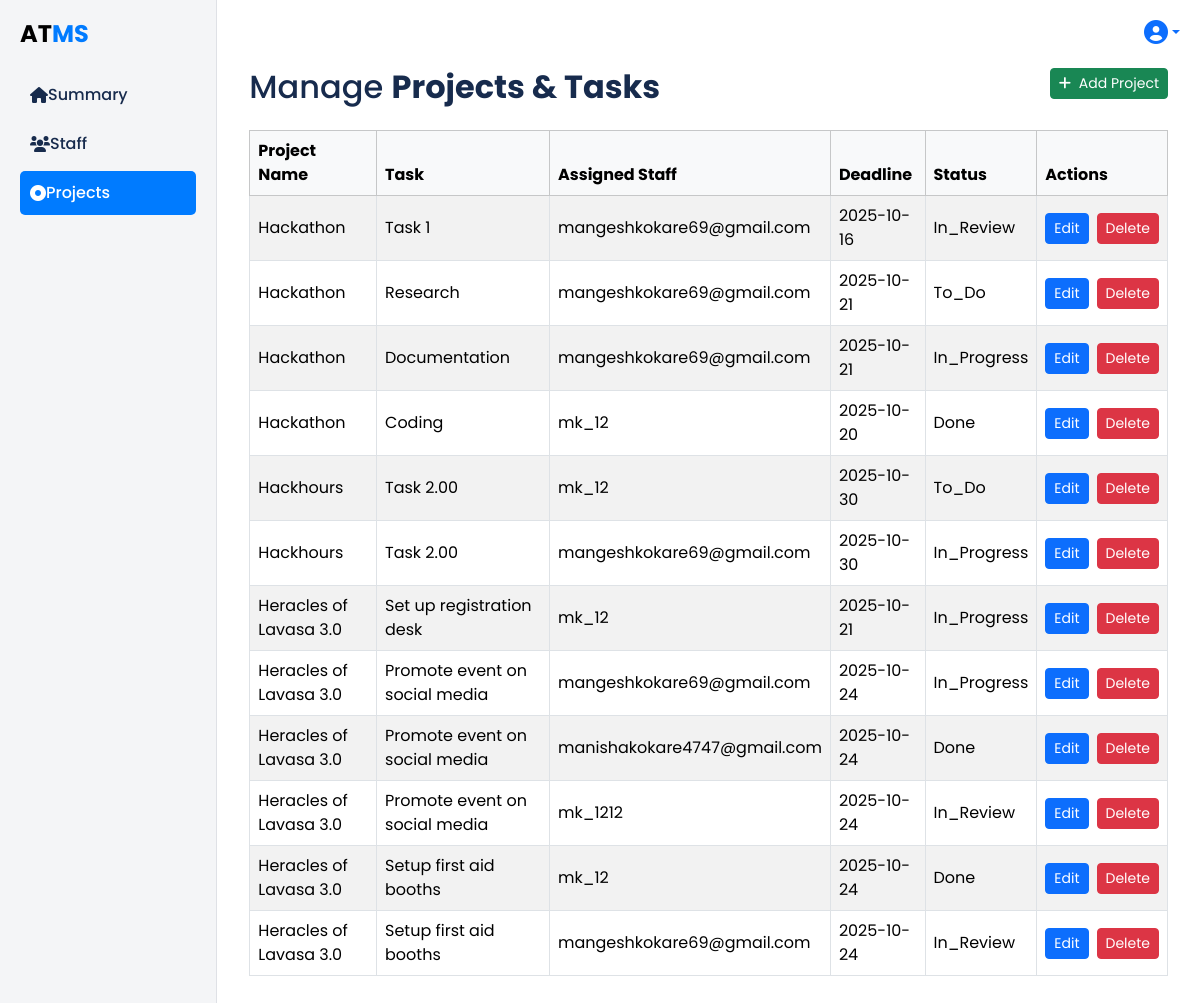
The page /accounts/hod_projects/ (signed in) on the database its author committed.
### accounts/models.py (models this page shows, shortened)
class Project(models.Model):
    name = models.CharField(max_length=255)
    description = models.TextField(blank=True, null=True)
    created_by = models.ForeignKey(settings.AUTH_USER_MODEL, on_delete=models.SET_NULL, null=True, related_name='projects_created')
    created_at = models.DateTimeField(default=timezone.now)
    department = models.ManyToManyField('Department', blank=True)  # link project to a department

class Task(models.Model):
    STATUS_CHOICES = [
        ('to_do', 'To Do'),
        ('in_progress', 'In Progress'),
        ('in_review', 'In Review'),
        ('done', 'Done'),
    ]
    PRIORITY_CHOICES = [
        ('low', 'Low'),
        ('medium', 'Medium'),
        ('high', 'High'),
    ]
    title = models.CharField(max_length=255)
    description = models.TextField()
    assigned_to = models.ForeignKey(
        'CustomUser',
        on_delete=models.CASCADE,
        related_name='assigned_tasks',
        limit_choices_to={'role': 'student'},
        null=True,  # now optional to allow team assignment
        blank=True
    )
    assigned_by = models.ForeignKey(
        'CustomUser',
        on_delete=models.CASCADE,
        related_name='created_tasks',
        limit_choices_to={'role': 'staff'}
    )
    project = models.ForeignKey(Project, on_delete=models.CASCADE, related_name='tasks', null=True, blank=True)
    team = models.ForeignKey(
        'Team',
        on_delete=models.CASCADE,
        related_name='tasks',
        null=True,
        blank=True
    )
    parent_task = models.ForeignKey('self', on_delete=models.CASCADE, related_name='subtasks', null=True, blank=True)
    status = models.CharField(max_length=20, choices=STATUS_CHOICES, default='to_do')
    priority = models.CharField(max_length=20, choices=PRIORITY_CHOICES, default='medium')
    due_date = models.DateField(null=True, blank=True)
    created_at = models.DateTimeField(auto_now_add=True)
    updated_at = models.DateTimeField(auto_now=True)
    sprint = models.CharField(max_length=100, blank=True)
    start_time = models.DateTimeField(null=True, blank=True)
    end_time = models.DateTimeField(null=True, blank=True)
    total_time = models.DurationField(null=True, blank=True)  # stores timedelta
    total_time_seconds = models.PositiveIntegerField(default=0)  # optional for aggregation

class CustomUser(AbstractUser):
    emp_id = models.CharField(max_length=20, blank=True, null=True)
    campus = models.ForeignKey('Campus', on_delete=models.SET_NULL, null=True, blank=True)
    school = models.ForeignKey('School', on_delete=models.SET_NULL, null=True, blank=True)
    department = models.ManyToManyField('Department', blank=True)
    phone_number = models.CharField(max_length=15, blank=True, null=True)
    gender = models.CharField(max_length=10, blank=True, null=True)
    phone_no = models.CharField(max_length=15, blank=True, null=True)
    role = models.CharField(
        max_length=10,
        choices=[('admin', 'Admin'), ('hod', 'HOD'), ('staff', 'Staff'), ('student', 'Student')],
        blank=True, null=True,
    )
    email = models.EmailField(unique=True)
    USERNAME_FIELD = 'email'  # login using email
    REQUIRED_FIELDS = ['username']        # must NOT include 'email'

### accounts/views.py (the view, shortened to what this page needs)
# urls.py: path('hod_projects/', views.hod_projects, name='hod_projects'),
@login_required
def hod_projects(request):
    hod_user = request.user
    hod_departments = hod_user.department.all()
    staff_qs = CustomUser.objects.filter(role='staff', department__in=hod_departments).distinct()
    projects = Project.objects.filter(
        Q(department__in=hod_departments) |
        Q(tasks__assigned_to__in=staff_qs)
    ).distinct()
    hod_schools = School.objects.filter(department__in=hod_departments).distinct()
    hod_campuses = Campus.objects.filter(school__in=hod_schools).distinct()
    context = {
        "campuses": hod_campuses,
        "schools": hod_schools,
        "departments": hod_departments,
        "staff": staff_qs,
        "projects": projects,
    }
    return render(request, "accounts/hod_project.html", context)

### accounts/context_processors.py (called while the page is built)
def all_projects(request):
    projects = Project.objects.all()
    return {'projects': projects}

def global_teams_and_students(request):
    teams = Team.objects.all()
    students = User.objects.filter(role='staff')
    return {
        'teams': teams,
        'students': students
    }

### accounts/templates/accounts/hod_project.html (shortened to what this page needs)
{% extends 'hod_base.html' %}
{% load static %}
{% block content %}
<div class="container mt-4">
    <div class="row mb-3">
        <div class="col-sm-6">
            <h2>Manage <b>Projects & Tasks</b></h2>
        </div>
        <div class="col-sm-6 text-end">
            <button class="btn btn-success btn-sm" data-bs-toggle="collapse" data-bs-target="#addProjectForm">
                <i class="fa fa-plus me-1"></i> Add Project
            </button>
        </div>
    </div>
    {% if projects %}
    <div class="table-responsive">
        <table class="table table-striped table-bordered table-hover align-middle">
            <thead class="table-light">
                <tr>
                    <th>Project Name</th>
                    <th>Task</th>
                    <th>Assigned Staff</th>
                    <th>Deadline</th>
                    <th>Status</th>
                    <th>Actions</th>
                </tr>
            </thead>
            <tbody>
                {% for project in projects %}
                    {% if project.tasks.exists %}
                        {% for task in project.tasks.all %}
                        <tr data-task-id="{{ task.id }}">
                            <form method="POST" action="{% url 'accounts:update_task' task.id %}">
                                <td>
                                    <span class="display-text">{{ project.name }}</span>
                                </td>
                                <td>
                                    <span class="display-text">{{ task.title }}</span>
                                </td>
                                <td>
                                    <span class="display-text">{{ task.assigned_to.username }}</span>
                                </td>
                                <td>
                                    <span class="display-text">{{ task.due_date|date:'Y-m-d' }}</span>
                                </td>
                                <td>
                                    <span class="display-text">{{ task.status|title }}</span>
                                </td>
                                <td>
                                    <div class="d-flex gap-2">
                                        <button type="button" class="btn btn-primary btn-sm edit-btn">Edit</button>
                                        <a href="{% url 'accounts:delete_task' task.id %}" class="btn btn-danger btn-sm" onclick="return confirm('Are you sure you want to delete this task?');">Delete</a>
                                    </div>
                                </td>
                            </form>
                        </tr>
                        {% endfor %}
                    {% else %}
                        <tr>
                            <td>{{ project.name }}</td>
                            <td colspan="5" class="text-center text-muted">No tasks added</td>
                        </tr>
                    {% endif %}
                {% endfor %}
            </tbody>
        </table>
    </div>
    {% else %}
        <p class="text-muted">No projects found.</p>
    {% endif %}
</div>
{% endblock %}

### templates/hod_base.html (style rules this page uses)
:root { --hod-blue: #007bff; --sidebar-bg: #f4f5f7; --main-bg: #ffffff; --primary-text: #172b4d; --secondary-text: #6b778c; --border-color: #dfe1e6; --card-shadow: 0 1px 0 rgba(9, 30, 66, 0.25); }
body { font-family: 'Poppins', sans-serif; background-color: var(--main-bg); color: var(--primary-text); }

### rows shown on the page
Project: name "Hackathon"
Task: title "Task 1", assigned_to.username "mangeshkokare69@gmail.com", due_date "2025-10-16", status "In_Review"
Task: title "Research", assigned_to.username "mangeshkokare69@gmail.com", due_date "2025-10-21", status "To_Do"
Task: title "Documentation", assigned_to.username "mangeshkokare69@gmail.com", due_date "2025-10-21", status "In_Progress"
Task: title "Coding", assigned_to.username "mk_12", due_date "2025-10-20", status "Done"
Project: name "Hackhours"
Task: title "Task 2.00", assigned_to.username "mk_12", due_date "2025-10-30", status "To_Do"
Task: title "Task 2.00", assigned_to.username "mangeshkokare69@gmail.com", due_date "2025-10-30", status "In_Progress"
Project: name "Heracles of Lavasa 3.0"
Task: title "Set up registration desk", assigned_to.username "mk_12", due_date "2025-10-21", status "In_Progress"
Task: title "Promote event on social media", assigned_to.username "mangeshkokare69@gmail.com", due_date "2025-10-24", status "In_Progress"
Task: title "Promote event on social media", assigned_to.username "manishakokare4747@gmail.com", due_date "2025-10-24", status "Done"
Task: title "Promote event on social media", assigned_to.username "mk_1212", due_date "2025-10-24", status "In_Review"
Task: title "Setup first aid booths", assigned_to.username "mk_12", due_date "2025-10-24", status "Done"
Task: title "Setup first aid booths", assigned_to.username "mangeshkokare69@gmail.com", due_date "2025-10-24", status "In_Review"
